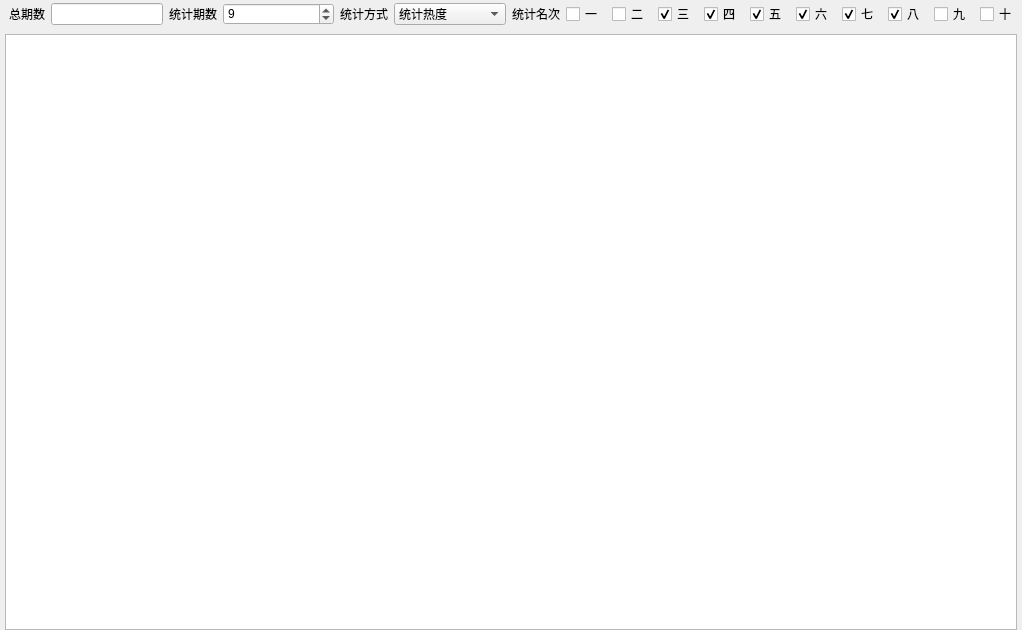
<?xml version="1.0" encoding="UTF-8"?>
<ui version="4.0">
 <class>FormFiveMinuteRaceStatistic</class>
 <widget class="QWidget" name="FormFiveMinuteRaceStatistic">
  <property name="geometry">
   <rect>
    <x>0</x>
    <y>0</y>
    <width>1022</width>
    <height>630</height>
   </rect>
  </property>
  <property name="windowTitle">
   <string>Form</string>
  </property>
  <property name="styleSheet">
   <string notr="true">
/*QHeaderView 
{
	font: bold 12pt &quot;Microsoft YaHei&quot;;
  	min-height:30px;
	background-color:#dbdbdb;
}*/

QHeaderView::section {
     background-color: qlineargradient( x1:0, y1:0, x2:0, y2:1,
                                   stop:0 #616161, 
                                   stop: 0.5 #505050,
                                   stop: 0.6 #434343, stop:1 #656565);

	font: bold 12pt &quot;Microsoft YaHei&quot;;
	color:white;
  	min-height:26px;
    border: 1px solid #6c6c6c;
}
QTableWidget
{
    font-size:11pt &quot;Microsoft YaHei&quot;;
    /*background-color: rgb(247,247,247);
	gridline-color: rgb(217, 217, 217);*/
}</string>
  </property>
  <layout class="QVBoxLayout" name="verticalLayout">
   <property name="leftMargin">
    <number>5</number>
   </property>
   <property name="topMargin">
    <number>0</number>
   </property>
   <property name="rightMargin">
    <number>5</number>
   </property>
   <property name="bottomMargin">
    <number>0</number>
   </property>
   <item>
    <widget class="QWidget" name="widgetToolBar" native="true">
     <property name="styleSheet">
      <string notr="true">*
{
	font: 12pt &quot;Microsoft YaHei UI&quot;;
}
/*
#widgetToolBar
{
	border:1px solid gray;
}*/</string>
     </property>
     <layout class="QHBoxLayout" name="horizontalLayout_2">
      <property name="spacing">
       <number>6</number>
      </property>
      <property name="leftMargin">
       <number>4</number>
      </property>
      <property name="topMargin">
       <number>2</number>
      </property>
      <property name="rightMargin">
       <number>0</number>
      </property>
      <property name="bottomMargin">
       <number>2</number>
      </property>
      <item>
       <widget class="QLabel" name="lbTotalPeriod">
        <property name="sizePolicy">
         <sizepolicy hsizetype="Fixed" vsizetype="Preferred">
          <horstretch>0</horstretch>
          <verstretch>0</verstretch>
         </sizepolicy>
        </property>
        <property name="text">
         <string>总期数</string>
        </property>
        <property name="buddy">
         <cstring>leTotalPeriod</cstring>
        </property>
       </widget>
      </item>
      <item>
       <widget class="QLineEdit" name="leTotalPeriod">
        <property name="sizePolicy">
         <sizepolicy hsizetype="Preferred" vsizetype="Fixed">
          <horstretch>0</horstretch>
          <verstretch>0</verstretch>
         </sizepolicy>
        </property>
        <property name="readOnly">
         <bool>true</bool>
        </property>
       </widget>
      </item>
      <item>
       <widget class="QLabel" name="lbTatisticPeriod">
        <property name="sizePolicy">
         <sizepolicy hsizetype="Fixed" vsizetype="Preferred">
          <horstretch>0</horstretch>
          <verstretch>0</verstretch>
         </sizepolicy>
        </property>
        <property name="text">
         <string>统计期数</string>
        </property>
        <property name="buddy">
         <cstring>sbTatisticPeriod</cstring>
        </property>
       </widget>
      </item>
      <item>
       <widget class="QSpinBox" name="sbTatisticPeriod">
        <property name="sizePolicy">
         <sizepolicy hsizetype="Preferred" vsizetype="Fixed">
          <horstretch>0</horstretch>
          <verstretch>0</verstretch>
         </sizepolicy>
        </property>
        <property name="minimumSize">
         <size>
          <width>72</width>
          <height>0</height>
         </size>
        </property>
        <property name="maximum">
         <number>500</number>
        </property>
        <property name="value">
         <number>9</number>
        </property>
       </widget>
      </item>
      <item>
       <widget class="QLabel" name="lbTatisticMode">
        <property name="sizePolicy">
         <sizepolicy hsizetype="Fixed" vsizetype="Preferred">
          <horstretch>0</horstretch>
          <verstretch>0</verstretch>
         </sizepolicy>
        </property>
        <property name="text">
         <string>统计方式</string>
        </property>
        <property name="buddy">
         <cstring>cbStatisticMode</cstring>
        </property>
       </widget>
      </item>
      <item>
       <widget class="QComboBox" name="cbStatisticMode">
        <item>
         <property name="text">
          <string>统计热度</string>
         </property>
        </item>
        <item>
         <property name="text">
          <string>统计遗漏</string>
         </property>
        </item>
       </widget>
      </item>
      <item>
       <widget class="QLabel" name="lbTatisticRank">
        <property name="sizePolicy">
         <sizepolicy hsizetype="Fixed" vsizetype="Preferred">
          <horstretch>0</horstretch>
          <verstretch>0</verstretch>
         </sizepolicy>
        </property>
        <property name="text">
         <string>统计名次</string>
        </property>
       </widget>
      </item>
      <item>
       <layout class="QHBoxLayout" name="horizontalLayout">
        <property name="spacing">
         <number>9</number>
        </property>
        <item>
         <widget class="QCheckBox" name="cbrOne">
          <property name="text">
           <string>一</string>
          </property>
         </widget>
        </item>
        <item>
         <widget class="QCheckBox" name="cbrTwo">
          <property name="text">
           <string>二</string>
          </property>
         </widget>
        </item>
        <item>
         <widget class="QCheckBox" name="cbrThree">
          <property name="text">
           <string>三</string>
          </property>
          <property name="checked">
           <bool>true</bool>
          </property>
         </widget>
        </item>
        <item>
         <widget class="QCheckBox" name="cbrFour">
          <property name="text">
           <string>四</string>
          </property>
          <property name="checked">
           <bool>true</bool>
          </property>
         </widget>
        </item>
        <item>
         <widget class="QCheckBox" name="cbrFive">
          <property name="text">
           <string>五</string>
          </property>
          <property name="checked">
           <bool>true</bool>
          </property>
         </widget>
        </item>
        <item>
         <widget class="QCheckBox" name="cbrSix">
          <property name="text">
           <string>六</string>
          </property>
          <property name="checked">
           <bool>true</bool>
          </property>
         </widget>
        </item>
        <item>
         <widget class="QCheckBox" name="cbrSeven">
          <property name="text">
           <string>七</string>
          </property>
          <property name="checked">
           <bool>true</bool>
          </property>
         </widget>
        </item>
        <item>
         <widget class="QCheckBox" name="cbrEight">
          <property name="text">
           <string>八</string>
          </property>
          <property name="checked">
           <bool>true</bool>
          </property>
         </widget>
        </item>
        <item>
         <widget class="QCheckBox" name="cbrNine">
          <property name="text">
           <string>九</string>
          </property>
         </widget>
        </item>
        <item>
         <widget class="QCheckBox" name="cbrTen">
          <property name="text">
           <string>十</string>
          </property>
         </widget>
        </item>
       </layout>
      </item>
     </layout>
    </widget>
   </item>
   <item>
    <widget class="QTableWidget" name="twStatisticList">
     <property name="midLineWidth">
      <number>1</number>
     </property>
     <property name="editTriggers">
      <set>QAbstractItemView::NoEditTriggers</set>
     </property>
     <property name="selectionMode">
      <enum>QAbstractItemView::SingleSelection</enum>
     </property>
     <attribute name="horizontalHeaderDefaultSectionSize">
      <number>50</number>
     </attribute>
     <attribute name="verticalHeaderVisible">
      <bool>false</bool>
     </attribute>
    </widget>
   </item>
  </layout>
 </widget>
 <resources/>
 <connections/>
</ui>
